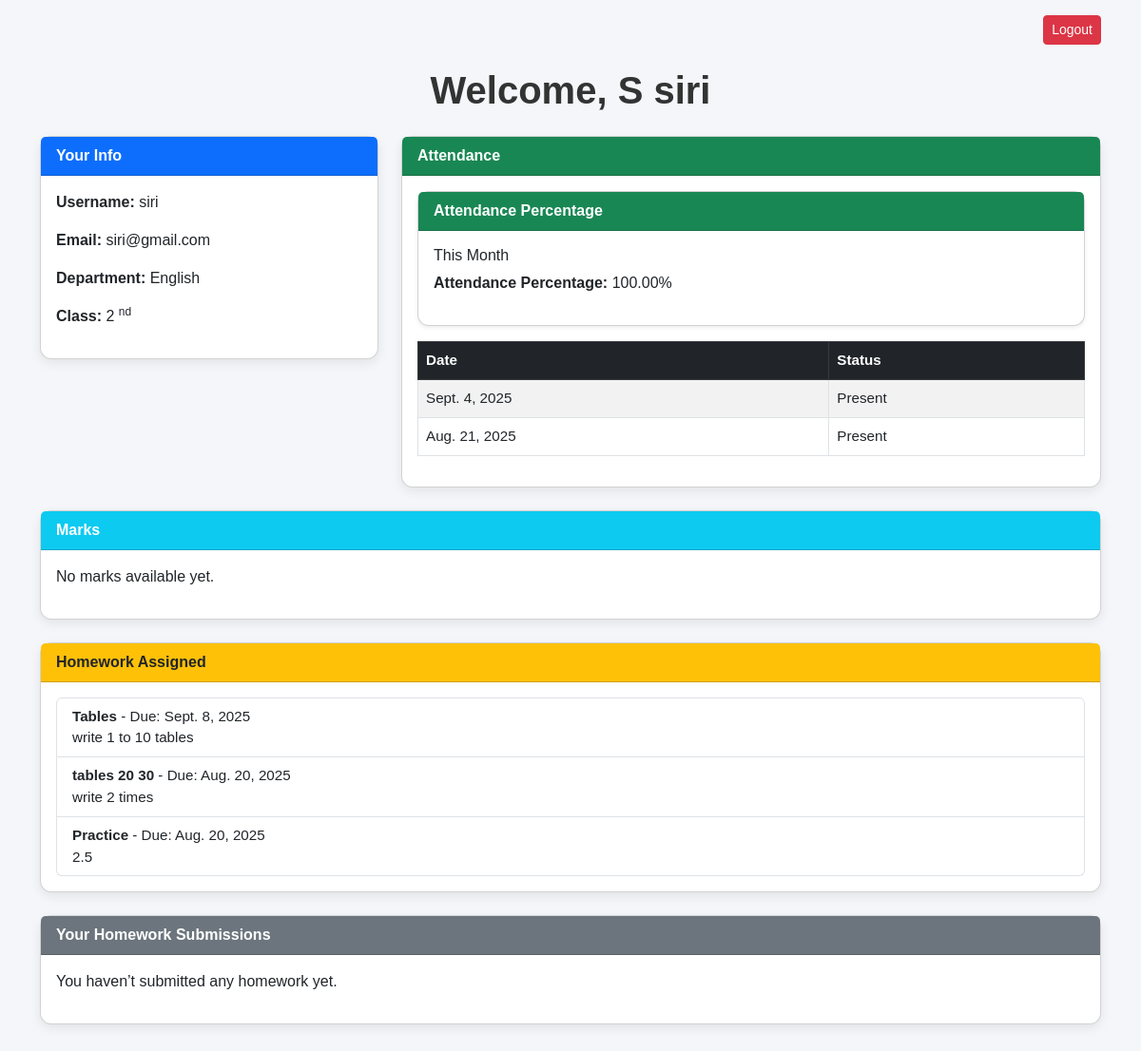
The app's page /student-dashboard/ (signed in) with its own data.
### school/models.py (models this page shows, shortened)
class StudentProfile(models.Model):
    user = models.OneToOneField(User, on_delete=models.CASCADE)
    department = models.CharField(max_length=100)
    roll_number = models.CharField(max_length=20)
    class_level = models.CharField(max_length=50)

class Attendance(models.Model):
    student = models.ForeignKey(StudentProfile, on_delete=models.CASCADE)
    date = models.DateField()
    status_choices = [
        ('Present', 'Present'),
        ('Absent', 'Absent'),
        ('Leave', 'Leave'),
    ]
    status = models.CharField(max_length=10, choices=status_choices)

class Homework(models.Model):
    title = models.CharField(max_length=200)
    description = models.TextField()
    faculty = models.ForeignKey(FacultyProfile, on_delete=models.CASCADE)
    assigned_date = models.DateField(auto_now_add=True)
    due_date = models.DateField()

### school/views.py (the view)
# urls.py: path('student-dashboard/', views.student_dashboard, name='student_dashboard'),
@login_required
@user_passes_test(is_student)
@login_required
@user_passes_test(is_student)
def student_dashboard(request):
    try:
        student = StudentProfile.objects.get(user=request.user)
    except StudentProfile.DoesNotExist:
        messages.error(request, "⚠️ No Student Profile found for this account. Please contact Admin.")
        return redirect("home")
    attendance = Attendance.objects.filter(student=student).order_by('-date')
    today = timezone.now().date()
    first_day = date(today.year, today.month, 1)
    last_day = date(today.year, today.month, monthrange(today.year, today.month)[1])
    total_days = Attendance.objects.filter(student=student, date__range=(first_day, last_day)).count()
    present_days = Attendance.objects.filter(student=student, date__range=(first_day, last_day), status="Present").count()
    percentage = (present_days / total_days * 100) if total_days > 0 else 0
    marks = Marks.objects.filter(student=student).order_by("exam_type", "subject")
    submissions = HomeworkSubmission.objects.filter(student=student)
    homework_list = Homework.objects.all().order_by('-due_date')
    marks_by_exam = {}
    for m in marks:
        marks_by_exam.setdefault(m.exam_type, []).append(m)
    return render(request, 'student_dashboard.html', {
        'student': student,
        'attendance': attendance,
        'marks': marks,
        'submissions': submissions,
        'marks_by_exam': marks_by_exam,
        'attendance_percentage': round(percentage, 2),
        'homework_list': homework_list
    })

### school/views.py (called while the page is built)
def is_student(user):
    return user.groups.filter(name='Student').exists()

### school/templates/student_dashboard.html (shortened to what this page needs)
<!DOCTYPE html>
<html lang="en">
<head>
    <link rel="stylesheet" href="https://cdn.jsdelivr.net/npm/bootstrap@5.3.0/dist/css/bootstrap.min.css">
</head>
<body>
<div class="container mt-3 text-end">
    <a href="{% url 'logout' %}" class="btn btn-danger btn-sm">Logout</a>
</div>
<div class="container mt-4">
    <h1 class="text-center mb-4">Welcome, {{ student.user.first_name }} {{ student.user.last_name }}</h1>
    <div class="row g-4">
        <div class="col-lg-4 col-md-6">
            <div class="card">
                <div class="card-header bg-primary text-white">Your Info</div>
                <div class="card-body">
                    <p><strong>Username:</strong> {{ student.user.username }}</p>
                    <p><strong>Email:</strong> {{ student.user.email }}</p>
                    <p><strong>Department:</strong> {{ student.department }}</p>
                    <p>
                        <strong>Class:</strong> {{ student.class_level }}
                        {% if student.class_level == "1" %}
                            <sup>st</sup>
                        {% elif student.class_level == "2" %}
                            <sup>nd</sup>
                        {% else %}
                            <sup>th</sup>
                        {% endif %}
                    </p>
                </div>
            </div>
        </div>
        <div class="col-lg-8 col-md-6">
            <div class="card">
                <div class="card-header bg-success text-white">Attendance</div>
                <div class="card-body">
                    <div class="card mb-3 shadow-sm">
                        <div class="card-header bg-success text-white">Attendance Percentage</div>
                        <div class="card-body">
                            <h6>This Month</h6>
                            <p><strong>Attendance Percentage:</strong> {{ attendance_percentage|floatformat:2 }}%</p>
                        </div>
                    </div>
                    {% if attendance %}
                        <div class="table-responsive">
                            <table class="table table-bordered table-striped">
                                <thead class="table-dark">
                                    <tr>
                                        <th>Date</th>
                                        <th>Status</th>
                                    </tr>
                                </thead>
                                <tbody>
                                    {% for record in attendance %}
                                        <tr>
                                            <td>{{ record.date }}</td>
                                            <td>{{ record.status }}</td>
                                        </tr>
                                    {% endfor %}
                                </tbody>
                            </table>
                        </div>
                    {% else %}
                        <p>No attendance records available.</p>
                    {% endif %}
                </div>
            </div>
        </div>
    </div>
    <div class="card mt-4">
        <div class="card-header bg-info text-white">Marks</div>
        <div class="card-body">
            {% if marks_by_exam %}
                {% for exam_type, exam_marks in marks_by_exam.items %}
                    <h5 class="mt-3 text-primary">{{ exam_type }}</h5>
                    <div class="table-responsive">
                        <table class="table table-striped table-bordered">
                            <thead class="table-dark">
                                <tr>
                                    <th>Subject</th>
                                    <th>Marks</th>
                                    <th>Max Marks</th>
                                    <th>Grade</th>
                                </tr>
                            </thead>
                            <tbody>
                                {% for m in exam_marks %}
                                    <tr>
                                        <td>{{ m.subject }}</td>
                                        <td>{{ m.marks }}</td>
                                        <td>{{ m.max_marks }}</td>
                                        <td>{{ m.grade }}</td>
                                    </tr>
                                {% endfor %}
                            </tbody>
                        </table>
                    </div>
                {% endfor %}
            {% else %}
                <p>No marks available yet.</p>
            {% endif %}
        </div>
    </div>
    <div class="card mt-4">
        <div class="card-header bg-warning">Homework Assigned</div>
        <div class="card-body">
            {% if homework_list %}
                <ul class="list-group">
                    {% for hw in homework_list %}
                        <li class="list-group-item">
                            <strong>{{ hw.title }}</strong> - Due: {{ hw.due_date }}<br>
                            {{ hw.description }}
                        </li>
                    {% endfor %}
                </ul>
            {% else %}
                <p>No homework assigned.</p>
            {% endif %}
        </div>
    </div>
    <div class="card mt-4 mb-5">
        <div class="card-header bg-secondary text-white">Your Homework Submissions</div>
        <div class="card-body">
            {% if submissions %}
                <ul class="list-group">
                    {% for sub in submissions %}
                        <li class="list-group-item">
                            {{ sub.homework.title }} - Submitted at: {{ sub.submitted_at }}
                        </li>
                    {% endfor %}
                </ul>
            {% else %}
                <p>You haven’t submitted any homework yet.</p>
            {% endif %}
        </div>
    </div>
</div>
</body>
</html>

### school/templates/student_dashboard.html (style rules this page uses)
body { background-color: #f4f6f9; font-family: Arial, sans-serif; }
h1 { font-weight: 700; color: #333; }
.card { border-radius: 12px; box-shadow: 0 4px 12px rgba(0,0,0,0.08); }
.card-header { font-weight: 600; }
table { font-size: 0.95rem; }
.list-group-item { font-size: 0.95rem; }

### records on screen
StudentProfile: user.first_name "S", user.last_name "siri", user.username "siri", user.email "siri@gmail.com", department "English", class_level "2"
Attendance: date "Sept. 4, 2025", status "Present"
Attendance: date "Aug. 21, 2025", status "Present"
Homework: title "Tables", due_date "Sept. 8, 2025", description "write 1 to 10 tables"
Homework: title "tables 20 30", due_date "Aug. 20, 2025", description "write 2 times"
Homework: title "Practice", due_date "Aug. 20, 2025", description "2.5"

### other values on screen
{{ attendance_percentage|floatformat:2 }} "100.00"
